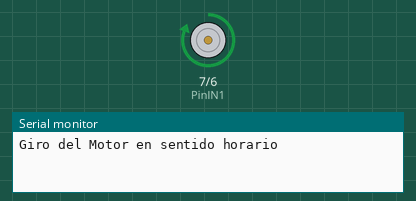
Recording of a sketch running on a simulated Arduino Uno, built with avr-gcc and run on an emulated ATmega328P. On the bench: motor-driver pin pairs drawn as motors (green arrow = first pin HIGH = forward, orange = second pin HIGH = backward, longer = more drive), the last lines printed to the serial monitor.

Above: at 0.2 s.
At 3.7 s:
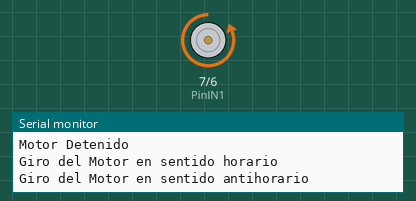
At 5.0 s:
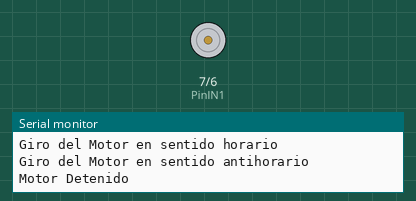
Timing chart, 0 to 6.9 s (numbered marks = the images above):
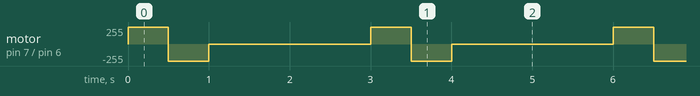

Measured:
- by itself, motor on pin 7 (PinIN1) / pin 6 (PinIN2): repeats every 3.0 s: backward 255/255 0.50 s, stopped 2.0 s, forward 255/255 0.50 s

The sketch:

motor.ino
```cpp
int PinIN1 = 7;
int PinIN2 = 6;

void setup() {
  // inicializar la comunicación serial a 9600 bits por segundo:
  Serial.begin(9600);
  // configuramos los pines como salida
  pinMode(PinIN1, OUTPUT);
  pinMode(PinIN2, OUTPUT);
}

void loop() {

  MotorHorario();
  Serial.println("Giro del Motor en sentido horario");
  delay(500);

  MotorAntihorario();
  Serial.println("Giro del Motor en sentido antihorario");
  delay(500);

  MotorStop();
  Serial.println("Motor Detenido");
  delay(2000);

}

void MotorHorario()
{
  digitalWrite (PinIN1, HIGH);
  digitalWrite (PinIN2, LOW);
}
void MotorAntihorario()
{
  digitalWrite (PinIN1, LOW);
  digitalWrite (PinIN2, HIGH);
}

void MotorStop()
{
  digitalWrite (PinIN1, LOW);
  digitalWrite (PinIN2, LOW);
}
```
